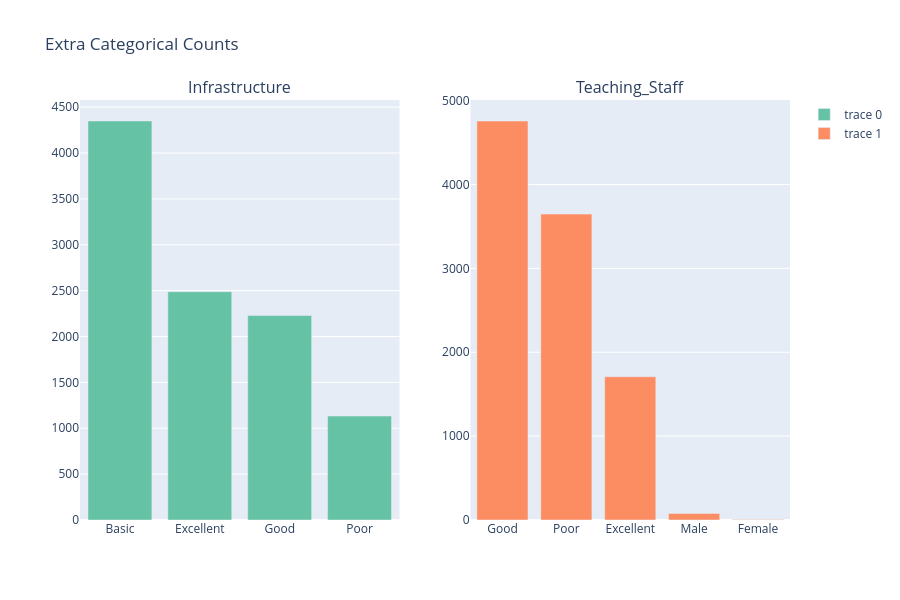

The notebook cell saved with this chart:
### Code cell
# Extra categorical: Infrastructure & Teaching_Staff
fig_extra = make_subplots(rows=1, cols=2, subplot_titles=("Infrastructure", "Teaching_Staff"))
extra_cols = ['Infrastructure', 'Teaching_Staff']
for i, col in enumerate(extra_cols):
    counts = df[col].value_counts().reset_index()
    counts.columns = [col, 'count']
    fig_extra.add_trace(
        go.Bar(x=counts[col], y=counts['count'],
               marker_color=colors[i % len(colors)]),
        row=1, col=i+1
    )

fig_extra.update_layout(height=600, title_text="Extra Categorical Counts")
fig_extra.write_html("univariate_categorical_extra.html")
fig_extra.show()

### Figure 1 — Plotly figure (JSON) as saved in the notebook; plotly's stock layout.template omitted (floating-point values rounded to 4 significant figures)
{"data": [{"marker": {"color": "rgb(102,194,165)"}, "type": "bar", "x": ["Basic", "Excellent", "Good", "Poor"], "xaxis": "x", "y": [4349, 2488, 2228, 1133], "yaxis": "y"}, {"marker": {"color": "rgb(252,141,98)"}, "type": "bar", "x": ["Good", "Poor", "Excellent", "Male", "Female"], "xaxis": "x2", "y": [4758, 3648, 1708, 78, 6], "yaxis": "y2"}], "layout": {"annotations": [{"font": {"size": 16}, "showarrow": false, "text": "Infrastructure", "x": 0.225, "xanchor": "center", "xref": "paper", "y": 1, "yanchor": "bottom", "yref": "paper"}, {"font": {"size": 16}, "showarrow": false, "text": "Teaching_Staff", "x": 0.775, "xanchor": "center", "xref": "paper", "y": 1, "yanchor": "bottom", "yref": "paper"}], "height": 600, "title": {"text": "Extra Categorical Counts"}, "xaxis": {"anchor": "y", "domain": [0, 0.45]}, "xaxis2": {"anchor": "y2", "domain": [0.55, 1]}, "yaxis": {"anchor": "x", "domain": [0, 1]}, "yaxis2": {"anchor": "x2", "domain": [0, 1]}}}
